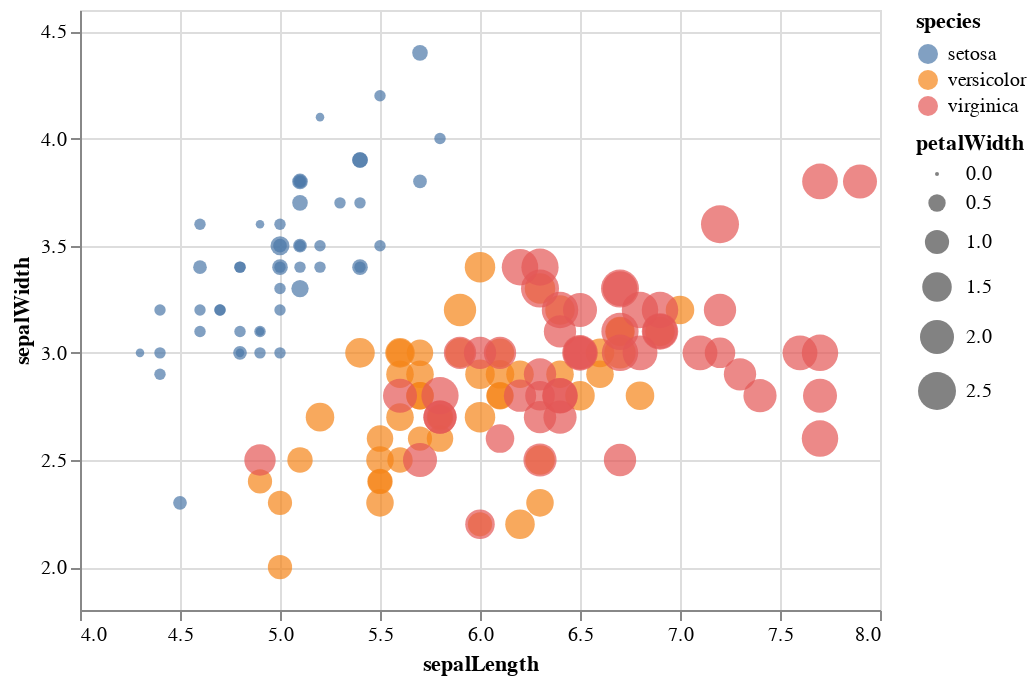

The notebook cell saved with this chart:
### Markdown cell above
Let's quickly revist the Iris dataset and show off our new skills!

### Code cell
iris_df = data.iris()

alt.Chart(iris_df).mark_circle().encode(
    alt.X('sepalLength', scale=alt.Scale(zero=False)),
    alt.Y('sepalWidth', scale=alt.Scale(zero=False, padding=1)),
    color='species',
    size='petalWidth'
)

### Figure 1 — Vega-Lite specification as saved in the notebook (floating-point values rounded to 4 significant figures; data arrays with more than 128 entries replaced by an {"elided": "..."} marker saying what was removed)
{"config": {"view": {"continuousWidth": 400, "continuousHeight": 300}}, "data": {"name": "data-a264acbd6e539a8b3afc0cb5f240fb57"}, "mark": "circle", "encoding": {"color": {"type": "nominal", "field": "species"}, "size": {"type": "quantitative", "field": "petalWidth"}, "x": {"type": "quantitative", "field": "sepalLength", "scale": {"zero": false}}, "y": {"type": "quantitative", "field": "sepalWidth", "scale": {"padding": 1, "zero": false}}}, "$schema": "https://vega.github.io/schema/vega-lite/v4.8.1.json", "datasets": {"data-a264acbd6e539a8b3afc0cb5f240fb57": {"elided": "150 records"}}}
